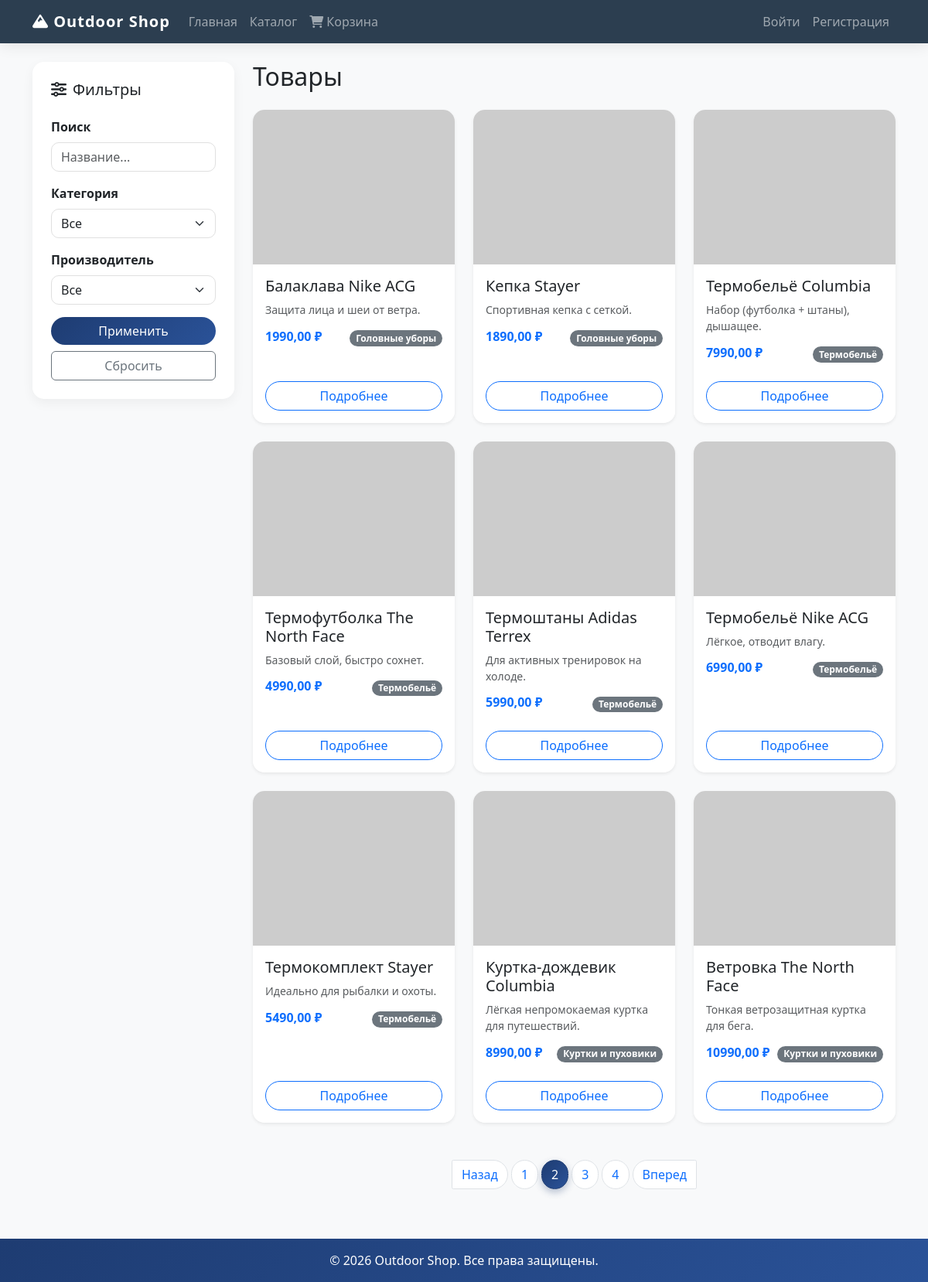
/catalog/?page=2&, run on the app's committed database.
### shop/models.py (models this page shows, shortened)
class Product(models.Model):
    name = models.CharField(max_length=200, verbose_name="Название товара")
    description = models.TextField(verbose_name="Описание")
    product_image = models.ImageField(upload_to='products/', blank=True, null=True, verbose_name="Фото товара")
    price = models.DecimalField(max_digits=10, decimal_places=2, validators=[MinValueValidator(0)], verbose_name="Цена")
    stock = models.IntegerField(validators=[MinValueValidator(0)], verbose_name="Количество на складе")
    category = models.ForeignKey(Category, on_delete=models.CASCADE, related_name='products', verbose_name="Категория")
    manufacturer = models.ForeignKey(Manufacturer, on_delete=models.CASCADE, related_name='products', verbose_name="Производитель")
    class Meta: verbose_name_plural = "Товары"

class Category(models.Model):
    name = models.CharField(max_length=100, verbose_name="Название")
    description = models.TextField(blank=True, verbose_name="Описание")
    class Meta: verbose_name_plural = "Категории"

### shop/views.py (the view)
# urls.py: path('catalog/', views.product_list, name='product_list'),
def product_list(request):
    products = Product.objects.all()
    category_id = request.GET.get('category')
    if category_id: products = products.filter(category_id=category_id)
    manufacturer_id = request.GET.get('manufacturer')
    if manufacturer_id: products = products.filter(manufacturer_id=manufacturer_id)
    search_query = request.GET.get('q')
    if search_query: products = products.filter(Q(name__icontains=search_query) | Q(description__icontains=search_query))
    from django.core.paginator import Paginator
    paginator = Paginator(products, 9)
    page_number = request.GET.get('page')
    page_obj = paginator.get_page(page_number)
    return render(request, 'shop/catalog.html', {
        'page_obj': page_obj,
        'categories': Category.objects.all(),
        'manufacturers': Manufacturer.objects.all(),
    })

### shop/templates/shop/catalog.html (shortened to what this page needs)
{% extends 'base.html' %}
{% block content %}
    <div class="row">
        <div class="col-md-3">
            <div class="filter-sidebar p-4">
                <h5 class="card-title mb-4"><i class="fas fa-sliders-h me-2"></i>Фильтры</h5>
                <form method="get">
                    <div class="mb-3">
                        <label for="search" class="form-label fw-bold">Поиск</label>
                        <input type="text" name="q" id="search" class="form-control" placeholder="Название..." value="{{ request.GET.q }}">
                    </div>
                    <div class="mb-3">
                        <label for="category" class="form-label fw-bold">Категория</label>
                        <select name="category" id="category" class="form-select">
                            <option value="">Все</option>
                        </select>
                    </div>
                    <div class="mb-3">
                        <label for="manufacturer" class="form-label fw-bold">Производитель</label>
                        <select name="manufacturer" id="manufacturer" class="form-select">
                            <option value="">Все</option>
                        </select>
                    </div>
                    <button type="submit" class="btn btn-primary w-100">Применить</button>
                    <a href="{% url 'product_list' %}" class="btn btn-outline-secondary w-100 mt-2">Сбросить</a>
                </form>
            </div>
        </div>
        <div class="col-md-9">
            <h2 class="mb-4 animate-on-scroll">Товары</h2>
            <div class="row row-cols-1 row-cols-sm-2 row-cols-lg-3 g-4">
                {% for product in page_obj %}
                <div class="col animate-on-scroll delay-{{ forloop.counter|add:5 }}">
                    <div class="card h-100 shadow-sm">
                        {% if product.product_image %}
                            <img src="{{ product.product_image.url }}" class="card-img-top" alt="{{ product.name }}" style="height: 200px; object-fit: cover;">
                        {% else %}
                            <img src="https://via.placeholder.com/300x200?text=No+Image" class="card-img-top" alt="No image" style="height: 200px; object-fit: cover;">
                        {% endif %}
                        <div class="card-body">
                            <h5 class="card-title">{{ product.name }}</h5>
                            <p class="card-text text-muted small">{{ product.description|truncatechars:50 }}</p>
                            <div class="d-flex justify-content-between align-items-center">
                                <h6 class="card-subtitle mb-0 text-primary fw-bold">{{ product.price }} ₽</h6>
                                <span class="badge bg-secondary rounded-pill">{{ product.category.name }}</span>
                            </div>
                        </div>
                        <div class="card-footer bg-white border-0 pb-3">
                            <a href="{% url 'product_detail' product.id %}" class="btn btn-outline-primary w-100">Подробнее</a>
                        </div>
                    </div>
                </div>
                {% endfor %}
            </div>
            {% if page_obj.has_other_pages %}
            <nav aria-label="Page navigation" class="mt-5 animate-on-scroll">
                <ul class="pagination justify-content-center">
                    {% if page_obj.has_previous %}
                        <li class="page-item"><a class="page-link" href="?page={{ page_obj.previous_page_number }}&{{ request.GET.urlencode }}">Назад</a></li>
                    {% else %}
                        <li class="page-item disabled"><span class="page-link">Назад</span></li>
                    {% endif %}
                    {% for num in page_obj.paginator.page_range %}
                        {% if page_obj.number == num %}
                            <li class="page-item active"><span class="page-link">{{ num }}</span></li>
                        {% elif num > page_obj.number|add:'-3' and num < page_obj.number|add:'3' %}
                            <li class="page-item"><a class="page-link" href="?page={{ num }}&{{ request.GET.urlencode }}">{{ num }}</a></li>
                        {% endif %}
                    {% endfor %}
                    {% if page_obj.has_next %}
                        <li class="page-item"><a class="page-link" href="?page={{ page_obj.next_page_number }}&{{ request.GET.urlencode }}">Вперед</a></li>
                    {% else %}
                        <li class="page-item disabled"><span class="page-link">Вперед</span></li>
                    {% endif %}
                </ul>
            </nav>
            {% endif %}
        </div>
    </div>
{% endblock %}

### shop/static/css/style.css (style rules this page uses)
body { background-color: #f8f9fa; font-family: 'Segoe UI', Tahoma, Geneva, Verdana, sans-serif; overflow-x: hidden; }
.animate-on-scroll { opacity: 0; animation: fadeInUp 0.8s ease-out forwards; }
.delay-6 { animation-delay: 0.6s; }
.card { transition: all 0.4s cubic-bezier(0.175, 0.885, 0.32, 1.275); border: none; border-radius: 15px; overflow: hidden; background: white; }
.card-img-top { transition: transform 0.6s ease; }
.card-footer { background: transparent; border-top: 1px solid #f0f0f0; }
.btn-outline-primary { transition: all 0.3s ease; border-radius: 50px; }
.filter-sidebar { background: white; border-radius: 15px; box-shadow: 0 5px 15px rgba(0,0,0,0.05); position: sticky; top: 20px; }
.pagination .page-link { border-radius: 50px; margin: 0 5px; transition: all 0.3s ease; }
.pagination .page-item.active .page-link { background: linear-gradient(135deg, #1e3c72, #2a5298); border-color: #1e3c72; box-shadow: 0 4px 10px rgba(30, 60, 114, 0.3); }
.form-control, .form-select { border-radius: 10px; border: 1px solid #e0e0e0; transition: all 0.3s ease; }
.btn-primary { background: linear-gradient(135deg, #1e3c72, #2a5298); border: none; border-radius: 50px; transition: all 0.3s ease; }

### data on the page
Product: name "Балаклава Nike ACG", description "Защита лица и шеи от ветра.", price "1990,00", category.name "Головные уборы"
Product: name "Кепка Stayer", description "Спортивная кепка с сеткой.", price "1890,00", category.name "Головные уборы"
Product: name "Термобельё Columbia", description "Набор (футболка + штаны), дышащее.", price "7990,00", category.name "Термобельё"
Product: name "Термофутболка The North Face", description "Базовый слой, быстро сохнет.", price "4990,00", category.name "Термобельё"
Product: name "Термоштаны Adidas Terrex", description "Для активных тренировок на холоде.", price "5990,00", category.name "Термобельё"
Product: name "Термобельё Nike ACG", description "Лёгкое, отводит влагу.", price "6990,00", category.name "Термобельё"
Product: name "Термокомплект Stayer", description "Идеально для рыбалки и охоты.", price "5490,00", category.name "Термобельё"
Product: name "Куртка-дождевик Columbia", description "Лёгкая непромокаемая куртка для путешествий.", price "8990,00", category.name "Куртки и пуховики"
Product: name "Ветровка The North Face", description "Тонкая ветрозащитная куртка для бега.", price "10990,00", category.name "Куртки и пуховики"

### other printed values
{{ num }} "1" "3" "4"
{{ num }} "2"
